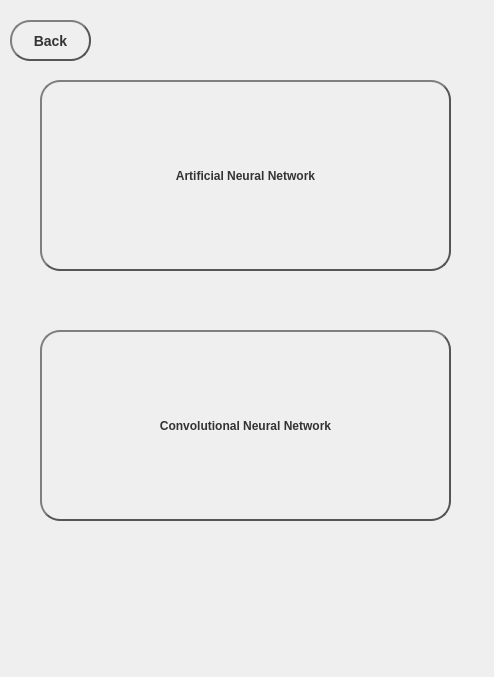
<?xml version="1.0" encoding="UTF-8"?>
<ui version="4.0">
 <class>Form</class>
 <widget class="QWidget" name="Form">
  <property name="geometry">
   <rect>
    <x>0</x>
    <y>0</y>
    <width>494</width>
    <height>677</height>
   </rect>
  </property>
  <property name="windowTitle">
   <string>Form</string>
  </property>
  <property name="styleSheet">
   <string notr="true"> background: qradialgradient(
        cx: 0.3, cy: -0.4, fx: 0.3, fy: -0.4,
        radius: 2.8, stop: 0 #0000ff, stop: 1 #ff6347
        );</string>
  </property>
  <widget class="QPushButton" name="annbutton">
   <property name="geometry">
    <rect>
     <x>40</x>
     <y>80</y>
     <width>411</width>
     <height>191</height>
    </rect>
   </property>
   <property name="styleSheet">
    <string notr="true">QPushButton {
    color: #333;
    border: 2px solid #555;
    border-radius: 20px;
    border-style: outset;
    background: qradialgradient(
        cx: 0.3, cy: -0.4, fx: 0.3, fy: -0.4,
        radius: 2.5, stop: 0 #ff6347, stop: 1 #0000ff
        );
    padding: 5px;
	font-family: &quot;Times New Roman&quot;, Times, serif;
	font-weight: bold;
	font-size: 12px;
	p.color:#8effff;
    }

QPushButton:hover {
    background: qradialgradient(
        cx: 0.3, cy: -0.4, fx: 0.3, fy: -0.4,
        radius: 1.35, stop: 0 #5100ff, stop: 1#ff0018
        );
	color:#8effff;
    }
QPushButton:hover h4{
	color:#8effff;;
}

QPushButton:pressed {
    border-style: inset;
    background: qradialgradient(
        cx: 0.3, cy: -0.4, fx: 0.3, fy: -0.4,
        radius: 2.5, stop: 0 #5100ff, stop: 1#ff0018
        );
    }</string>
   </property>
   <property name="text">
    <string>Artificial Neural Network</string>
   </property>
  </widget>
  <widget class="QPushButton" name="cnnbutton">
   <property name="geometry">
    <rect>
     <x>40</x>
     <y>330</y>
     <width>411</width>
     <height>191</height>
    </rect>
   </property>
   <property name="styleSheet">
    <string notr="true">QPushButton {
    color: #333;
    border: 2px solid #555;
    border-radius: 20px;
    border-style: outset;
    background: qradialgradient(
        cx: 0.3, cy: -0.4, fx: 0.3, fy: -0.4,
        radius: 2.5, stop: 0 #ff6347, stop: 1 #0000ff
        );
    padding: 5px;
	font-family: &quot;Times New Roman&quot;, Times, serif;
	font-weight: bold;
	font-size: 12px;
	p.color:#8effff;
    }

QPushButton:hover {
    background: qradialgradient(
        cx: 0.3, cy: -0.4, fx: 0.3, fy: -0.4,
        radius: 1.35, stop: 0 #5100ff, stop: 1#ff0018
        );
	color:#8effff;
    }
QPushButton:hover h4{
	color:#8effff;;
}

QPushButton:pressed {
    border-style: inset;
    background: qradialgradient(
        cx: 0.3, cy: -0.4, fx: 0.3, fy: -0.4,
        radius: 2.5, stop: 0 #5100ff, stop: 1#ff0018
        );
    }</string>
   </property>
   <property name="text">
    <string>Convolutional Neural Network</string>
   </property>
  </widget>
  <widget class="QPushButton" name="back">
   <property name="geometry">
    <rect>
     <x>10</x>
     <y>20</y>
     <width>81</width>
     <height>41</height>
    </rect>
   </property>
   <property name="styleSheet">
    <string notr="true">QPushButton {
    color: #333;
    border: 2px solid #555;
	font: 22pt &quot;MS Shell Dlg 2&quot;;
    border-radius: 20px;
    border-style: outset;
    background: qradialgradient(
        cx: 0.3, cy: -0.4, fx: 0.3, fy: -0.4,
        radius: 2.5, stop: 0 #ff6347, stop: 1 #0000ff
        );
    padding: 5px;
	font-family: &quot;Times New Roman&quot;, Times, serif;
	font-weight: bold;
	font-size: 14px;
	p.color:#8effff;
    }

QPushButton:hover {
    background: qradialgradient(
        cx: 0.3, cy: -0.4, fx: 0.3, fy: -0.4,
        radius: 1.35, stop: 0 #5100ff, stop: 1#ff0018
        );
	color:#8effff;

    }
QPushButton:hover h4{
	color:#8effff;;
}

QPushButton:pressed {
    border-style: inset;
    background: qradialgradient(
        cx: 0.3, cy: -0.4, fx: 0.3, fy: -0.4,
        radius: 2.5, stop: 0 #5100ff, stop: 1#ff0018
        );
    }</string>
   </property>
   <property name="text">
    <string>Back</string>
   </property>
  </widget>
 </widget>
 <resources/>
 <connections/>
</ui>
